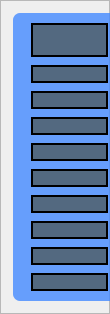
        <widget class="QFrame" name="Left_menu_cont_frame">
         <property name="minimumSize">
          <size>
           <width>110</width>
           <height>0</height>
          </size>
         </property>
         <property name="maximumSize">
          <size>
           <width>65</width>
           <height>16777215</height>
          </size>
         </property>
         <property name="frameShape">
          <enum>QFrame::StyledPanel</enum>
         </property>
         <property name="frameShadow">
          <enum>QFrame::Raised</enum>
         </property>
         <layout class="QVBoxLayout" name="verticalLayout_10">
          <item>
           <widget class="QFrame" name="menu_frame">
            <property name="minimumSize">
             <size>
              <width>200</width>
              <height>0</height>
             </size>
            </property>
            <property name="styleSheet">
             <string notr="true">#menu_frame{
background-color:rgba(68, 138, 255,80%);
border-radius:7px;
padding: 0 8px;
margin:1px;
}
#CPU_btn,#Disk_btn,#GPU_btn,#RAM_btn,#System_info,#Wifi_btn,#act_btn,#battery_btn,#sensor_btn,#all_btn{
background-color:rgba(79, 91, 98,80%);
border:1.5px solid black;
padding: 0 8px;
margin:1px;

}</string>
            </property>
            <property name="frameShape">
             <enum>QFrame::StyledPanel</enum>
            </property>
            <property name="frameShadow">
             <enum>QFrame::Raised</enum>
            </property>
            <layout class="QGridLayout" name="gridLayout">
             <item row="0" column="0">
              <widget class="QPushButton" name="all_btn">
               <property name="minimumSize">
                <size>
                 <width>0</width>
                 <height>36</height>
                </size>
               </property>
               <property name="text">
                <string/>
               </property>
               <property name="icon">
                <iconset resource="assets.qrc">
                 <normaloff>:/black/icons/black/codesandbox.svg</normaloff>:/black/icons/black/codesandbox.svg</iconset>
               </property>
               <property name="iconSize">
                <size>
                 <width>32</width>
                 <height>32</height>
                </size>
               </property>
              </widget>
             </item>
             <item row="1" column="0">
              <widget class="QPushButton" name="CPU_btn">
               <property name="text">
                <string/>
               </property>
               <property name="icon">
                <iconset resource="assets.qrc">
                 <normaloff>:/black/icons/black/cpu.svg</normaloff>:/black/icons/black/cpu.svg</iconset>
               </property>
               <property name="iconSize">
                <size>
                 <width>32</width>
                 <height>32</height>
                </size>
               </property>
              </widget>
             </item>
             <item row="1" column="1">
              <widget class="QLabel" name="label_3">
               <property name="font">
                <font>
                 <pointsize>10</pointsize>
                 <weight>75</weight>
                 <bold>true</bold>
                </font>
               </property>
               <property name="text">
                <string>CPU</string>
               </property>
              </widget>
             </item>
             <item row="2" column="0">
              <widget class="QPushButton" name="RAM_btn">
               <property name="text">
                <string/>
               </property>
               <property name="icon">
                <iconset resource="assets.qrc">
                 <normaloff>:/menu/icons/menu/ram.svg</normaloff>:/menu/icons/menu/ram.svg</iconset>
               </property>
               <property name="iconSize">
                <size>
                 <width>40</width>
                 <height>40</height>
                </size>
               </property>
              </widget>
             </item>
             <item row="2" column="1">
              <widget class="QLabel" name="label_4">
               <property name="font">
                <font>
                 <pointsize>10</pointsize>
                 <weight>75</weight>
                 <bold>true</bold>
                </font>
               </property>
               <property name="text">
                <string>RAM</string>
               </property>
              </widget>
             </item>
             <item row="3" column="0">
              <widget class="QPushButton" name="Disk_btn">
               <property name="text">
                <string/>
               </property>
               <property name="icon">
                <iconset resource="assets.qrc">
                 <normaloff>:/menu/icons/menu/disk.svg</normaloff>:/menu/icons/menu/disk.svg</iconset>
               </property>
               <property name="iconSize">
                <size>
                 <width>32</width>
                 <height>32</height>
                </size>
               </property>
              </widget>
             </item>
             <item row="3" column="1">
              <widget class="QLabel" name="label_5">
               <property name="font">
                <font>
                 <pointsize>10</pointsize>
                 <weight>75</weight>
                 <bold>true</bold>
                </font>
               </property>
               <property name="text">
                <string>Disk Usage</string>
               </property>
              </widget>
             </item>
             <item row="4" column="0">
              <widget class="QPushButton" name="Wifi_btn">
               <property name="text">
                <string/>
               </property>
               <property name="icon">
                <iconset resource="assets.qrc">
                 <normaloff>:/black/icons/black/wifi.svg</normaloff>:/black/icons/black/wifi.svg</iconset>
               </property>
               <property name="iconSize">
                <size>
                 <width>32</width>
                 <height>32</height>
                </size>
               </property>
              </widget>
             </item>
             <item row="4" column="1">
              <widget class="QLabel" name="label_6">
               <property name="font">
                <font>
                 <pointsize>10</pointsize>
                 <weight>75</weight>
                 <bold>true</bold>
                </font>
               </property>
               <property name="text">
                <string>Network</string>
               </property>
              </widget>
             </item>
             <item row="5" column="0">
              <widget class="QPushButton" name="GPU_btn">
               <property name="text">
                <string/>
               </property>
               <property name="icon">
                <iconset resource="assets.qrc">
                 <normaloff>:/menu/icons/menu/gpu.svg</normaloff>:/menu/icons/menu/gpu.svg</iconset>
               </property>
               <property name="iconSize">
                <size>
                 <width>32</width>
                 <height>32</height>
                </size>
               </property>
              </widget>
             </item>
             <item row="5" column="1">
              <widget class="QLabel" name="label_7">
               <property name="font">
                <font>
                 <pointsize>10</pointsize>
                 <weight>75</weight>
                 <bold>true</bold>
                </font>
               </property>
               <property name="text">
                <string>GPU</string>
               </property>
              </widget>
             </item>
             <item row="6" column="0">
              <widget class="QPushButton" name="System_info">
               <property name="text">
                <string/>
               </property>
               <property name="icon">
                <iconset resource="assets.qrc">
                 <normaloff>:/black/icons/black/monitor.svg</normaloff>:/black/icons/black/monitor.svg</iconset>
               </property>
               <property name="iconSize">
                <size>
                 <width>32</width>
                 <height>32</height>
                </size>
               </property>
              </widget>
             </item>
             <item row="6" column="1">
              <widget class="QLabel" name="label_8">
               <property name="font">
                <font>
                 <pointsize>10</pointsize>
                 <weight>75</weight>
                 <bold>true</bold>
                </font>
               </property>
               <property name="text">
                <string>System info</string>
               </property>
              </widget>
             </item>
             <item row="7" column="0">
              <widget class="QPushButton" name="act_btn">
               <property name="maximumSize">
                <size>
                 <width>16777215</width>
                 <height>16777215</height>
                </size>
               </property>
               <property name="text">
                <string/>
               </property>
               <property name="icon">
                <iconset resource="assets.qrc">
                 <normaloff>:/black/icons/black/activity.svg</normaloff>:/black/icons/black/activity.svg</iconset>
               </property>
               <property name="iconSize">
                <size>
                 <width>32</width>
                 <height>32</height>
                </size>
               </property>
              </widget>
             </item>
             <item row="7" column="1">
              <widget class="QLabel" name="label_9">
               <property name="font">
                <font>
                 <pointsize>10</pointsize>
                 <weight>75</weight>
                 <bold>true</bold>
                </font>
               </property>
               <property name="text">
                <string>Activity</string>
               </property>
              </widget>
             </item>
             <item row="8" column="0">
              <widget class="QPushButton" name="sensor_btn">
               <property name="text">
                <string/>
               </property>
               <property name="icon">
                <iconset resource="assets.qrc">
                 <normaloff>:/black/icons/black/thermometer.svg</normaloff>:/black/icons/black/thermometer.svg</iconset>
               </property>
               <property name="iconSize">
                <size>
                 <width>32</width>
                 <height>32</height>
                </size>
               </property>
              </widget>
             </item>
             <item row="8" column="1">
              <widget class="QLabel" name="label_10">
               <property name="font">
                <font>
                 <pointsize>10</pointsize>
                 <weight>75</weight>
                 <bold>true</bold>
                </font>
               </property>
               <property name="text">
                <string>Sensor</string>
               </property>
              </widget>
             </item>
             <item row="9" column="0">
              <widget class="QPushButton" name="battery_btn">
               <property name="text">
                <string/>
               </property>
               <property name="icon">
                <iconset resource="assets.qrc">
                 <normaloff>:/black/icons/black/battery-charging.svg</normaloff>:/black/icons/black/battery-charging.svg</iconset>
               </property>
               <property name="iconSize">
                <size>
                 <width>32</width>
                 <height>32</height>
                </size>
               </property>
              </widget>
             </item>
             <item row="9" column="1">
              <widget class="QLabel" name="label_27">
               <property name="font">
                <font>
                 <pointsize>10</pointsize>
                 <weight>75</weight>
                 <bold>true</bold>
                </font>
               </property>
               <property name="text">
                <string>Battery</string>
               </property>
              </widget>
             </item>
            </layout>
           </widget>
          </item>
         </layout>
        </widget>
